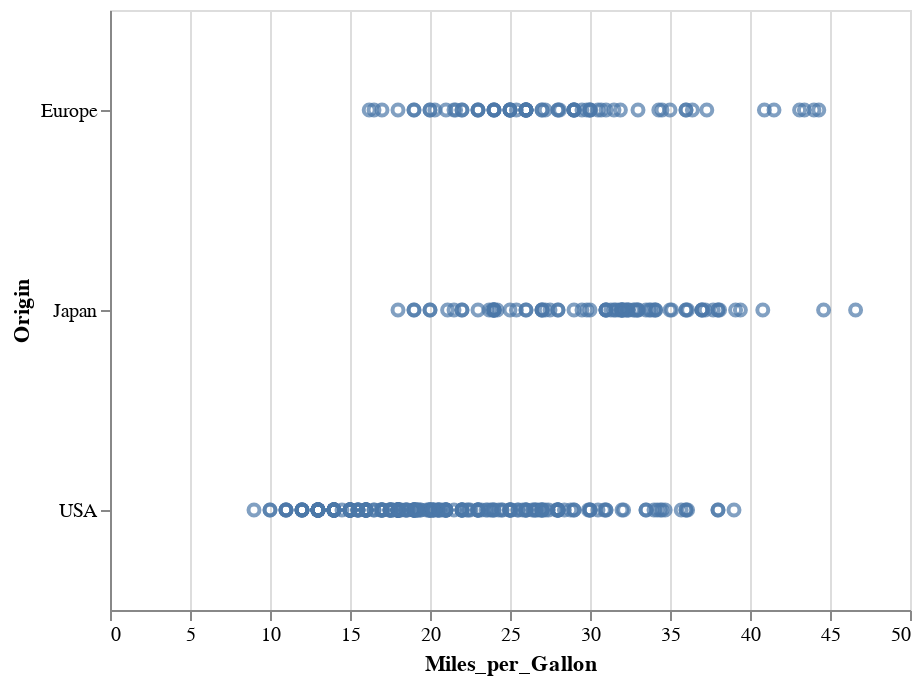

The notebook cell this image was saved under:
### Markdown cell above
La visualización se puede hacer más interesante añadiendo otro canal a la codificación: agreguemos ``Miles_per_Gallon`` como la posición en ``x``:

### Code cell
alt.Chart(cars).mark_point().encode(
    y='Origin',
    x='Miles_per_Gallon'
)

### Figure 1 — Vega-Lite specification as saved in the notebook (floating-point values rounded to 4 significant figures; data arrays with more than 128 entries replaced by an {"elided": "..."} marker saying what was removed)
{"$schema": "https://vega.github.io/schema/vega-lite/v2.6.0.json", "config": {"view": {"height": 300, "width": 400}}, "data": {"name": "data-f02450ab61490a1363517a0190416235"}, "datasets": {"data-f02450ab61490a1363517a0190416235": {"elided": "406 records"}}, "encoding": {"x": {"field": "Miles_per_Gallon", "type": "quantitative"}, "y": {"field": "Origin", "type": "nominal"}}, "mark": "point"}
